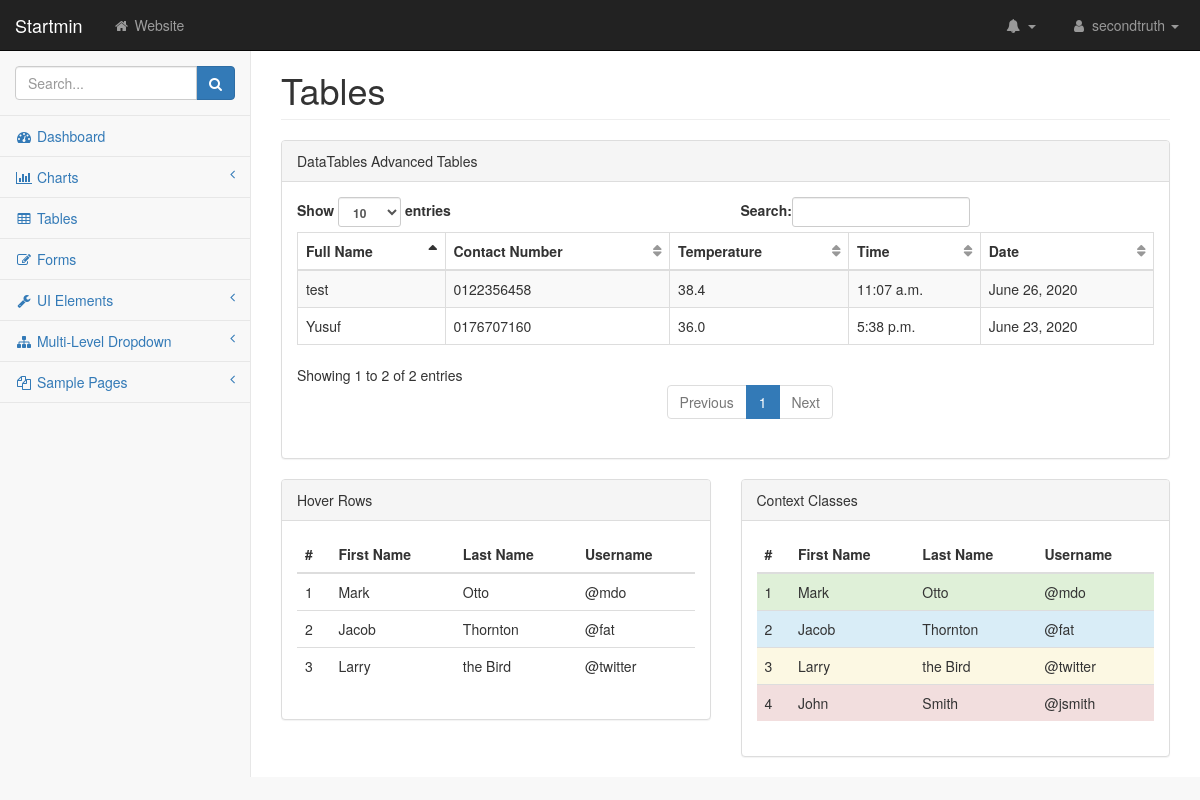
The page /dashboard_table.html on the database as committed earlier.
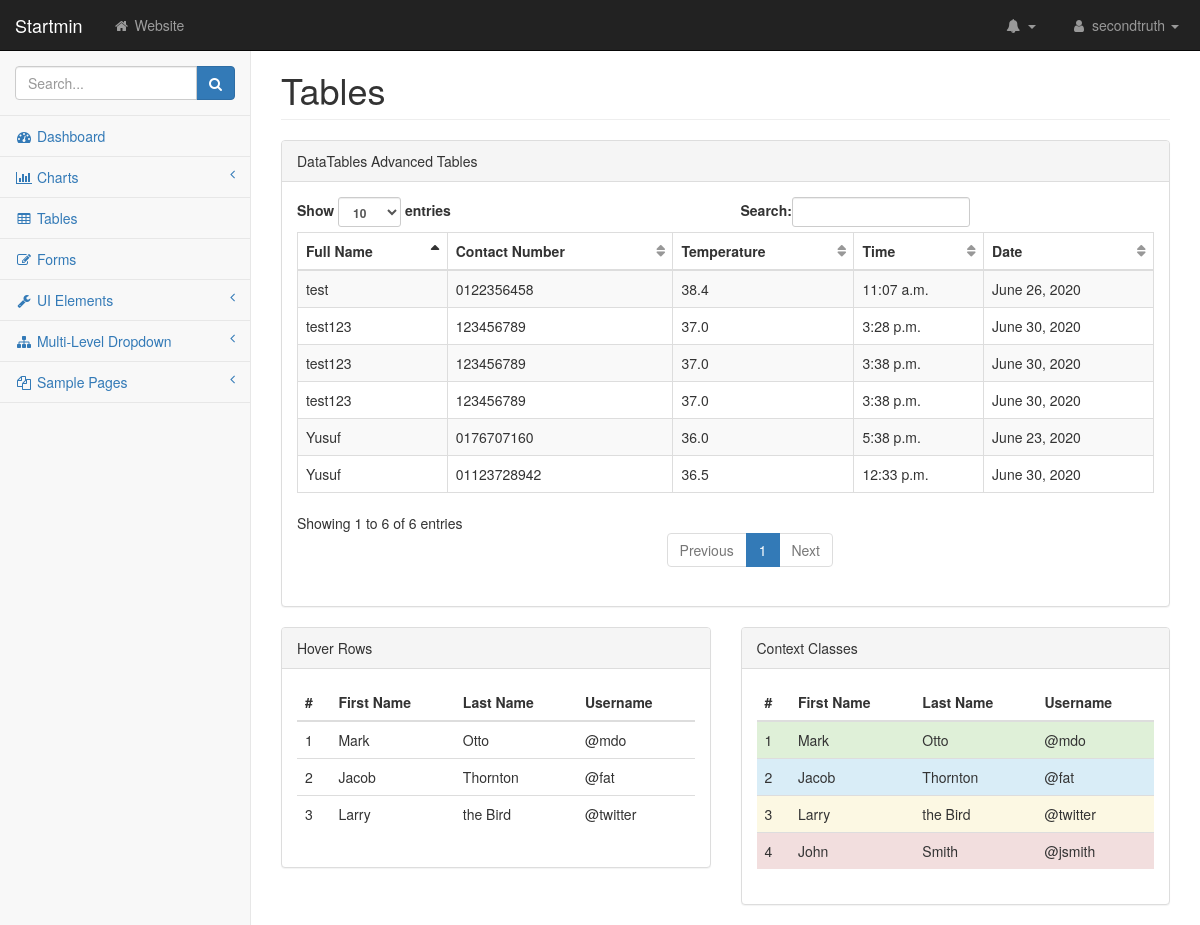
The same page on the database as committed later.
### website/models.py (models this page shows, shortened)
class QRScanMember(models.Model):
	phone_regex = RegexValidator(regex=r'^(\+\d{1,3})?,?\s?\d{8,13}$', message="Phone number must not consist of space and requires country code. eg : +6591258565")
	full_name = models.CharField(max_length=50)
	contact_number = models.CharField(validators=[phone_regex], max_length=17, blank=False)
	temperature = models.FloatField(validators=[MinValueValidator(35), MaxValueValidator(40)])
	time_stamp = models.TimeField(auto_now=False, auto_now_add=True, blank=True)
	date_stamp = models.DateField(auto_now=False, auto_now_add=True, blank=True)

### website/views.py (the view)
# urls.py: path('dashboard_table.html', views.dashboard_table, name="dashboard_table"),
def dashboard_table(request):
	members = QRScanMember.objects.all()
	return render(request, 'dashboard_table.html', {'members': members})

### website/templates/dashboard_table.html (shortened to what this page needs)
{% load static %}
<!DOCTYPE html>
<html lang="en">
    <head>
        <link href="{% static 'dashboard/css/bootstrap.min.css' %}" rel="stylesheet">
        <link href="{% static 'dashboard/css/metisMenu.min.css' %}" rel="stylesheet">
        <link href="{% static 'dashboard/css/timeline.css' %}" rel="stylesheet">
        <link href="{% static 'dashboard/css/startmin.css' %}" rel="stylesheet">
        <link href="{% static 'dashboard/css/morris.css' %}" rel="stylesheet">
        <link href="{% static 'dashboard/css/font-awesome.min.css' %}" rel="stylesheet" type="text/css">
    </head>
    <body>
        <div id="wrapper">
            <nav class="navbar navbar-inverse navbar-fixed-top" role="navigation">
                <div class="navbar-header">
                    <a class="navbar-brand" href="index.html">Startmin</a>
                </div>
                <ul class="nav navbar-nav navbar-left navbar-top-links">
                    <li><a href="#"><i class="fa fa-home fa-fw"></i> Website</a></li>
                </ul>
                <ul class="nav navbar-right navbar-top-links">
                    <li class="dropdown navbar-inverse">
                        <a class="dropdown-toggle" data-toggle="dropdown" href="#">
                            <i class="fa fa-bell fa-fw"></i> <b class="caret"></b>
                        </a>
                    </li>
                    <li class="dropdown">
                        <a class="dropdown-toggle" data-toggle="dropdown" href="#">
                            <i class="fa fa-user fa-fw"></i> secondtruth <b class="caret"></b>
                        </a>
                    </li>
                </ul>
                <div class="navbar-default sidebar" role="navigation">
                    <div class="sidebar-nav navbar-collapse">
                        <ul class="nav" id="side-menu">
                            <li class="sidebar-search">
                                <div class="input-group custom-search-form">
                                    <input type="text" class="form-control" placeholder="Search...">
                                    <span class="input-group-btn">
                                        <button class="btn btn-primary" type="button">
                                            <i class="fa fa-search"></i>
                                        </button>
                                </span>
                                </div>
                            </li>
                            <li>
                                <a href="index.html"><i class="fa fa-dashboard fa-fw"></i> Dashboard</a>
                            </li>
                            <li>
                                <a href="#"><i class="fa fa-bar-chart-o fa-fw"></i> Charts<span class="fa arrow"></span></a>
                            </li>
                            <li>
                                <a href="tables.html"><i class="fa fa-table fa-fw"></i> Tables</a>
                            </li>
                            <li>
                                <a href="forms.html"><i class="fa fa-edit fa-fw"></i> Forms</a>
                            </li>
                            <li>
                                <a href="#"><i class="fa fa-wrench fa-fw"></i> UI Elements<span class="fa arrow"></span></a>
                            </li>
                            <li>
                                <a href="#"><i class="fa fa-sitemap fa-fw"></i> Multi-Level Dropdown<span class="fa arrow"></span></a>
                            </li>
                            <li>
                                <a href="#"><i class="fa fa-files-o fa-fw"></i> Sample Pages<span class="fa arrow"></span></a>
                            </li>
                        </ul>
                    </div>
                </div>
            </nav>
            <div id="page-wrapper">
                <div class="container-fluid">
                    <div class="row">
                        <div class="col-lg-12">
                            <h1 class="page-header">Tables</h1>
                        </div>
                    </div>
                    <div class="row">
                        <div class="col-lg-12">
                            <div class="panel panel-default">
                                <div class="panel-heading">
                                    DataTables Advanced Tables
                                </div>
                                <div class="panel-body">
                                    <div class="table-responsive">
                                        <table class="table table-striped table-bordered table-hover" id="dataTables-example">
                                            <thead>
                                                <tr>
                                                    <th>Full Name</th>
                                                    <th>Contact Number</th>
                                                    <th>Temperature</th>
                                                    <th>Time</th>
                                                    <th>Date</th>
                                                </tr>
                                                <tbody>
                                                {% for member in members %}
                                                    <tr>
                                                        <td>{{member.full_name}}</td>
                                                        <td>{{member.contact_number}}</td>
                                                        <td>{{member.temperature}}</td>
                                                        <td>{{member.time_stamp}}</td>
                                                        <td>{{member.date_stamp}}</td>
                                                    </tr>
                                                {% endfor %}
                                                </tbody>
                                            </thead>
                                        </table>
                                    </div>
                                </div>
                            </div>
                        </div>
                    </div>
                    <div class="row">
                        <div class="col-lg-6">
                            <div class="panel panel-default">
                                <div class="panel-heading">
                                    Hover Rows
                                </div>
                                <div class="panel-body">
                                    <div class="table-responsive">
                                        <table class="table table-hover">
                                            <thead>
                                                <tr>
                                                    <th>#</th>
                                                    <th>First Name</th>
                                                    <th>Last Name</th>
                                                    <th>Username</th>
                                                </tr>
                                            </thead>
                                            <tbody>
                                                <tr>
                                                    <td>1</td>
                                                    <td>Mark</td>
                                                    <td>Otto</td>
                                                    <td>@mdo</td>
                                                </tr>
                                                <tr>
                                                    <td>2</td>
                                                    <td>Jacob</td>
                                                    <td>Thornton</td>
                                                    <td>@fat</td>
                                                </tr>
                                                <tr>
                                                    <td>3</td>
                                                    <td>Larry</td>
                                                    <td>the Bird</td>
                                                    <td>@twitter</td>
                                                </tr>
                                            </tbody>
                                        </table>
                                    </div>
                                </div>
                            </div>
                        </div>
                        <div class="col-lg-6">
                            <div class="panel panel-default">
                                <div class="panel-heading">
                                    Context Classes
                                </div>
                                <div class="panel-body">
                                    <div class="table-responsive">
                                        <table class="table">
                                            <thead>
                                                <tr>
                                                    <th>#</th>
                                                    <th>First Name</th>
                                                    <th>Last Name</th>
                                                    <th>Username</th>
                                                </tr>
                                            </thead>
                                            <tbody>
                                                <tr class="success">
                                                    <td>1</td>
                                                    <td>Mark</td>
                                                    <td>Otto</td>
                                                    <td>@mdo</td>
                                                </tr>
                                                <tr class="info">
                                                    <td>2</td>
                                                    <td>Jacob</td>
                                                    <td>Thornton</td>
                                                    <td>@fat</td>
                                                </tr>
                                                <tr class="warning">
                                                    <td>3</td>
                                                    <td>Larry</td>
                                                    <td>the Bird</td>
                                                    <td>@twitter</td>
                                                </tr>
                                                <tr class="danger">
                                                    <td>4</td>
                                                    <td>John</td>
                                                    <td>Smith</td>
                                                    <td>@jsmith</td>
                                                </tr>
                                            </tbody>
                                        </table>
                                    </div>
                                </div>
                            </div>
                        </div>
                    </div>
                </div>
            </div>
        </div>
    </body>
</html>

### static/dashboard/css/startmin.css (style rules this page uses)
body { background-color: #f8f8f8; }
#wrapper { width: 100%; }
#page-wrapper { padding-top: 30px; min-height: 568px; background-color: #fff; }
@media (min-width:768px) { #page-wrapper { position: inherit; margin-left: 250px; padding: 30px 15px 0 15px; border-left: 1px solid #e7e7e7; } }
.navbar-header { float: left; }
.navbar-left { float: left; }
.navbar-right { text-align: right; }
.navbar-top-links { margin: 0; }
.navbar-top-links li { display: inline-block; }
.navbar-top-links li:last-child { margin-right: 6px; }
.navbar-top-links li a { padding: 15px; min-height: 50px; }
.navbar-top-links>li>a { color: #999; }
.sidebar .sidebar-nav.navbar-collapse { padding-right: 0; padding-left: 0; }
.sidebar .sidebar-search { padding: 15px; }
.sidebar ul li { border-bottom: 1px solid #e7e7e7; }
.sidebar .arrow { float: right; }
.sidebar .fa.arrow:before { content: "\f104"; }
@media (min-width:768px) { .sidebar { z-index: 1; position: absolute; width: 250px; margin-top: 51px; } }
table.dataTable thead .sorting, table.dataTable thead .sorting_asc, table.dataTable thead .sorting_desc, table.dataTable thead .sorting_asc_disabled, table.dataTable thead .sorting_desc_disabled { background: 0 0; }
table.dataTable thead .sorting_asc:after { content: "\f0de"; float: right; font-family: fontawesome; }
table.dataTable thead .sorting:after { content: "\f0dc"; float: right; font-family: fontawesome; color: rgba(50,50,50,.5); }

Rows that differ between the two databases and show on the page:
added QRScanMember: full_name "Yusuf", contact_number "01123728942", temperature "36.5", time_stamp "12:33 p.m.", date_stamp "June 30, 2020"
added QRScanMember: full_name "test123", contact_number "123456789", temperature "37.0", time_stamp "3:28 p.m.", date_stamp "June 30, 2020"
added QRScanMember: full_name "test123", contact_number "123456789", temperature "37.0", time_stamp "3:38 p.m.", date_stamp "June 30, 2020"
added QRScanMember: full_name "test123", contact_number "123456789", temperature "37.0", time_stamp "3:38 p.m.", date_stamp "June 30, 2020"
Other text that changed with them:
text written by a page script: "Show entries Search: Showing 1 to 2 of 2 entries Previous 1 Next" → "Show entries Search: Showing 1 to 6 of 6 entries Previous 1 Next"
